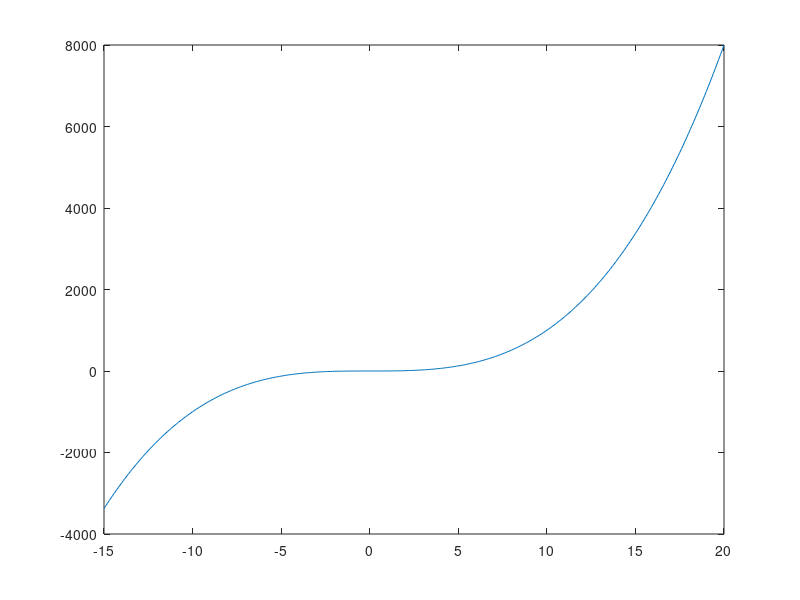

Write MATLAB code to recreate this figure.
% Script Octave
% Title           :Script para graficar funciones
% Author          :Jose Manuel Arce Salvador
% Date            :20211028
% Version         :f2
% Usage           :octave
%                 :Requiere aplicación octave para utilizar su linea de comandos

% funcion g(x) = x^2
x=-15:0.1:20
% funcion a plotear
fx = (x.^3);
% Dibujar funcion
plot(x,fx);


